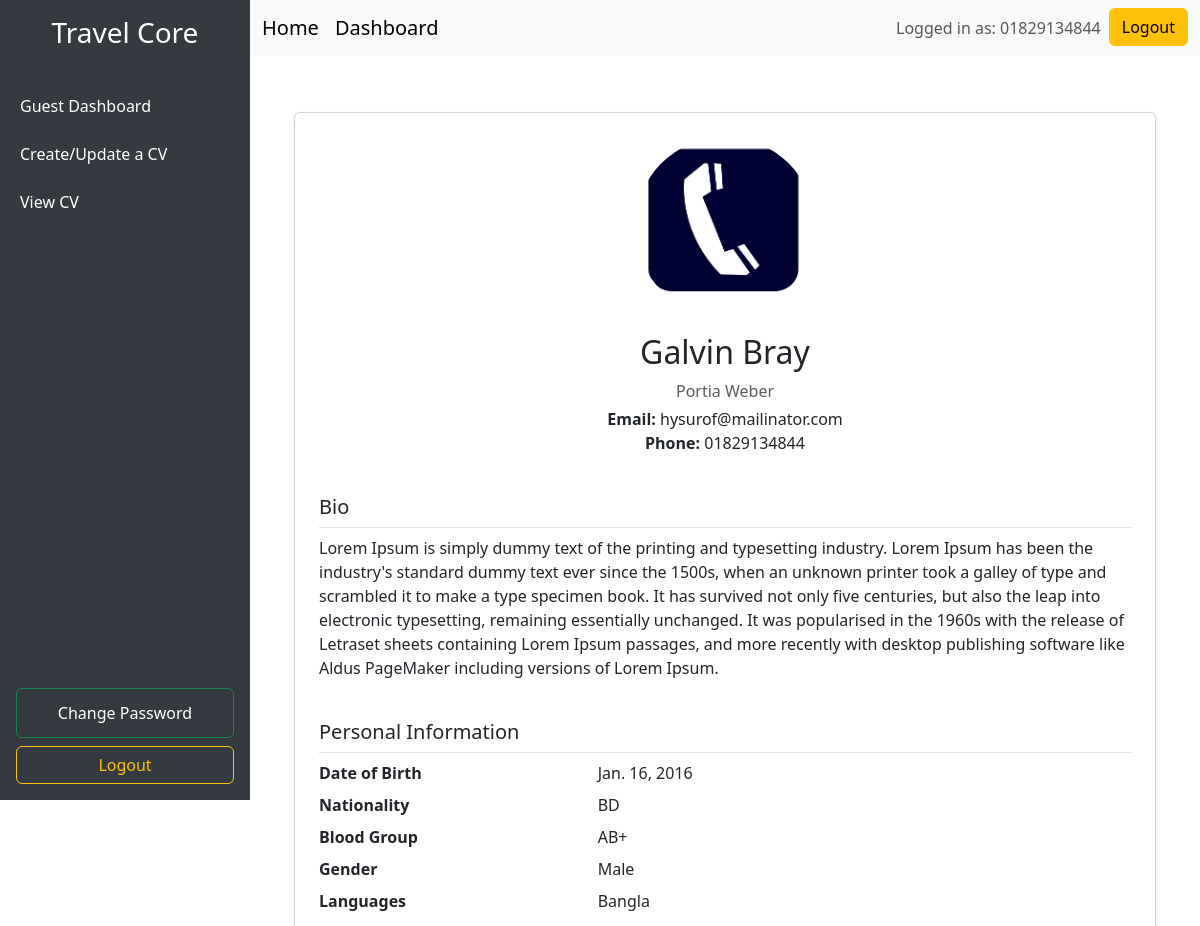
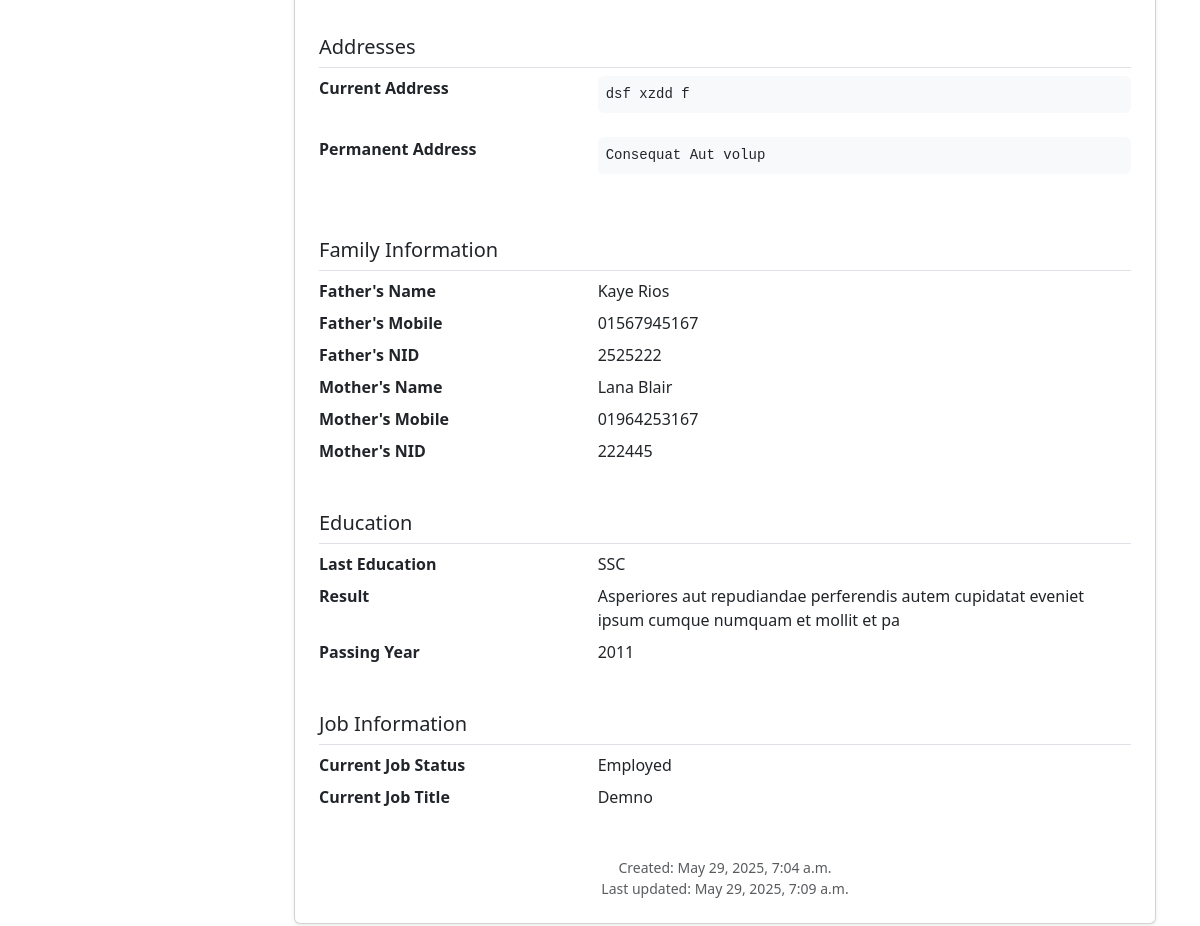
/accounts/guest-cv/ (signed in), run on the app's committed database (2 pictures, top to bottom).
### accounts/models.py (models this page shows, shortened)
class User(AbstractBaseUser, PermissionsMixin):
    phone_number = models.CharField(max_length=15, unique=True)
    is_active = models.BooleanField(default=True)
    is_staff = models.BooleanField(default=False)
    ROLE_CHOICES = (
        ('guest', 'Guest'),
        ('accountant', 'Accountant'),
        ('manager', 'Manager'),
        ('hr', 'HR'),
        ('agent', 'Agent'),
        ('admin', 'Admin'),
    )
    role = models.CharField(max_length=20, choices=ROLE_CHOICES, default='guest')
    otp_code = models.CharField(max_length=6, blank=True, null=True)  # to store OTP temporarily
    otp_created_at = models.DateTimeField(blank=True, null=True)      # timestamp OTP was created
    USERNAME_FIELD = 'phone_number'
    REQUIRED_FIELDS = []
    objects = UserManager()

### clients/models.py (models this page shows, shortened)
class TravelAgencyCV(models.Model):
    BLOOD_GROUP_CHOICES = [
        ('A+', 'A+'), ('A-', 'A-'),
        ('AB+', 'AB+'), ('AB-', 'AB-'),
        ('B+', 'B+'), ('B-', 'B-'),
        ('O+', 'O+'), ('O-', 'O-'),
        ('Other', 'Other'),
    ]
    LANGUAGE_CHOICES = [
        ('English', 'English'),
        ('Bangla', 'Bangla'),
        ('Other', 'Other'),
    ]
    GENDER_CHOICES = [
        ('Male', 'Male'),
        ('Female', 'Female'),
        ('Other', 'Other'),
    ]
    MARRIED_CHOICES = [
        ('Yes', 'Yes'),
        ('No', 'No'),
    ]
    EDUCATION_CHOICES = [
        ('SSC', 'SSC'),
        ('HSC', 'HSC'),
        ('HONOURS', 'Honours'),
        ('Others', 'Others'),
    ]
    JOB_STATUS_CHOICES = [
        ('Unemployed', 'Unemployed'),
        ('Employed', 'Employed'),
        ('Student', 'Student'),
        ('Others', 'Others'),
    ]
    user = models.OneToOneField(settings.AUTH_USER_MODEL, on_delete=models.CASCADE, related_name='cv')
    full_name = models.CharField("Full Name (English)", max_length=200)
    full_name_bn = models.CharField("Full Name (Bangla)", max_length=200, blank=True)
    bio = models.TextField(blank=True, help_text="A brief introduction about yourself")
    blood_group = models.CharField(max_length=10, choices=BLOOD_GROUP_CHOICES, default='Other')
    blood_group_other = models.CharField(max_length=20, blank=True, help_text="If Other, specify here")
    profile_picture = models.ImageField(upload_to='cv_pictures/', null=True, blank=True)
    languages = models.ManyToManyField(Language, blank=True, related_name='cvs')
    language_other = models.CharField(max_length=255, blank=True, help_text="If Other, specify additional languages here")
    email = models.EmailField()
    date_of_birth = models.DateField()
    nationality = models.CharField(max_length=100)
    national_id = models.IntegerField(unique=True, help_text="National ID", blank=True, null=True)
    current_address = models.TextField()
    is_permanent_same_as_current = models.BooleanField(default=False)
    permanent_address = models.TextField(blank=True)
    fathers_name = models.CharField(max_length=200)
    fathers_mobile = models.CharField(max_length=20)
    fathers_nid = models.CharField(max_length=20)
    mothers_name = models.CharField(max_length=200)
    mothers_mobile = models.CharField(max_length=20)
    mothers_nid = models.CharField(max_length=20)
    gender = models.CharField(max_length=10, choices=GENDER_CHOICES, default='Male')
    married = models.CharField(max_length=5, choices=MARRIED_CHOICES, default='No')
    last_education = models.CharField(max_length=20, choices=EDUCATION_CHOICES, default='SSC')
    last_education_other = models.CharField(max_length=100, blank=True, help_text="If Others, specify here")
    last_education_result = models.CharField(max_length=100)
    last_education_passing_year = models.PositiveIntegerField()
    current_job_status = models.CharField(max_length=20, choices=JOB_STATUS_CHOICES, default='Unemployed')
    current_job_status_other = models.CharField(max_length=100, blank=True, help_text="If Others, specify here")
    current_job_title = models.CharField(max_length=200, blank=True)
    created_at = models.DateTimeField(auto_now_add=True)
    updated_at = models.DateTimeField(auto_now=True)

class Language(models.Model):
    name = models.CharField(max_length=100, unique=True)
    def __str__(self):
        return self.name

### accounts/views.py (the view)
# urls.py: path('guest-cv/', views.view_guest_cv, name='guest_cv'),
@login_required
def view_guest_cv(request):
    if request.user.role != 'guest':
        return redirect('home')
    return render(request, 'accounts/guest_cv.html')

### accounts/templates/accounts/guest_cv.html (shortened to what this page needs)
{% extends 'accounts/dashboard.html' %}
{% block content %}
<div class="container my-4">
  <div class="card shadow-sm p-4">
    <div class="text-center mb-4">
      {% if request.user.cv.profile_picture %}
        <img src="{{ request.user.cv.profile_picture.url }}" alt="Profile Picture" class="rounded-circle mb-3" style="width: 180px; height: 180px; object-fit: cover;">
      {% else %}
        <div class="bg-secondary rounded-circle mb-3 d-inline-flex justify-content-center align-items-center" style="width: 180px; height: 180px;">
          <span class="fs-1 text-white">N/A</span>
        </div>
      {% endif %}
      <h2>{{ request.user.cv.full_name }}</h2>
      {% if request.user.cv.full_name_bn %}
      <p class="text-muted mb-1">{{ request.user.cv.full_name_bn }}</p>
      {% endif %}
      <p class="mb-0"><strong>Email:</strong> {{ request.user.cv.email }}</p>
      <p><strong>Phone:</strong> {{ request.user.phone_number }}</p>
    </div>
    {% if request.user.cv.bio %}
    <div class="mb-4">
      <h5 class="border-bottom pb-2">Bio</h5>
      <p>{{ request.user.cv.bio|linebreaksbr }}</p>
    </div>
    {% endif %}
    <div class="mb-4">
      <h5 class="border-bottom pb-2">Personal Information</h5>
      <dl class="row">
        <dt class="col-sm-4">Date of Birth</dt>
        <dd class="col-sm-8">{{ request.user.cv.date_of_birth }}</dd>
        <dt class="col-sm-4">Nationality</dt>
        <dd class="col-sm-8">{{ request.user.cv.nationality }}</dd>
        <dt class="col-sm-4">Blood Group</dt>
        <dd class="col-sm-8">
          {{ request.user.cv.blood_group }}
        </dd>
        <dt class="col-sm-4">Gender</dt>
        <dd class="col-sm-8">{{ request.user.cv.gender }}</dd>
        <dt class="col-sm-4">Languages</dt>
        <dd class="col-sm-8">
          {% if request.user.cv.languages.exists %}
            {{ request.user.cv.languages.all|join:", " }}
          {% else %}
            None
          {% endif %}
        </dd>
      </dl>
    </div>
    <div class="mb-4">
      <h5 class="border-bottom pb-2">Addresses</h5>
      <dl class="row">
        <dt class="col-sm-4">Current Address</dt>
        <dd class="col-sm-8"><pre class="bg-light p-2 rounded">{{ request.user.cv.current_address }}</pre></dd>
        <dt class="col-sm-4">Permanent Address</dt>
        <dd class="col-sm-8"><pre class="bg-light p-2 rounded">{{ request.user.cv.permanent_address }}</pre></dd>
      </dl>
    </div>
    <div class="mb-4">
      <h5 class="border-bottom pb-2">Family Information</h5>
      <dl class="row">
        <dt class="col-sm-4">Father's Name</dt>
        <dd class="col-sm-8">{{ request.user.cv.fathers_name }}</dd>
        <dt class="col-sm-4">Father's Mobile</dt>
        <dd class="col-sm-8">{{ request.user.cv.fathers_mobile }}</dd>
        <dt class="col-sm-4">Father's NID</dt>
        <dd class="col-sm-8">{{ request.user.cv.fathers_nid }}</dd>
        <dt class="col-sm-4">Mother's Name</dt>
        <dd class="col-sm-8">{{ request.user.cv.mothers_name }}</dd>
        <dt class="col-sm-4">Mother's Mobile</dt>
        <dd class="col-sm-8">{{ request.user.cv.mothers_mobile }}</dd>
        <dt class="col-sm-4">Mother's NID</dt>
        <dd class="col-sm-8">{{ request.user.cv.mothers_nid }}</dd>
      </dl>
    </div>
    <div class="mb-4">
      <h5 class="border-bottom pb-2">Education</h5>
      <dl class="row">
        <dt class="col-sm-4">Last Education</dt>
        <dd class="col-sm-8">
          {{ request.user.cv.last_education }}
        </dd>
        <dt class="col-sm-4">Result</dt>
        <dd class="col-sm-8">{{ request.user.cv.last_education_result }}</dd>
        <dt class="col-sm-4">Passing Year</dt>
        <dd class="col-sm-8">{{ request.user.cv.last_education_passing_year }}</dd>
      </dl>
    </div>
    <div class="mb-4">
      <h5 class="border-bottom pb-2">Job Information</h5>
      <dl class="row">
        <dt class="col-sm-4">Current Job Status</dt>
        <dd class="col-sm-8">
          {{ request.user.cv.current_job_status }}
        </dd>
        <dt class="col-sm-4">Current Job Title</dt>
        <dd class="col-sm-8">{{ request.user.cv.current_job_title|default:"-" }}</dd>
      </dl>
    </div>
    <small class="text-muted d-block text-center">
      Created: {{ request.user.cv.created_at|date:"F j, Y, g:i a" }}<br>
      Last updated: {{ request.user.cv.updated_at|date:"F j, Y, g:i a" }}
    </small>
  </div>
</div>
{% endblock %}

### accounts/templates/accounts/dashboard.html (shortened to what this page needs)
{% load crispy_forms_tags %}
{% load django_bootstrap5 %}
<!DOCTYPE html>
<html lang="en">
<head>
    <link href="https://cdn.jsdelivr.net/npm/bootstrap@5.3.0/dist/css/bootstrap.min.css" rel="stylesheet" />
</head>
<body>
<div class="sidebar d-flex flex-column">
    <h3 class="text-center">Travel Core</h3>
    <nav class="nav flex-column mt-4 flex-grow-1">
        <a class="nav-link" href="{% url 'accounts:guest_dashboard' %}">Guest Dashboard</a>
        <a class="nav-link" href="{% url 'clients:guest_cv' %}">Create/Update a CV</a>
        {% if request.user.cv %}
            <a class="nav-link" href="{% url 'accounts:guest_cv' %}">View CV</a>
        {% endif %}
    </nav>
    <div class="mt-auto p-3">
        <a href="{% url 'accounts:guest_change_password' %}" class="btn btn-outline-success w-100">
            Change Password
        </a>
        <form id="logoutForm" action="{% url 'logout' %}" method="post" class="mt-2">
            <button type="submit" class="btn btn-outline-warning w-100">Logout</button>
        </form>
    </div>
</div>
<nav class="navbar navbar-expand-lg navbar-light bg-light navbar-custom">
    <div class="container-fluid">
        <a class="navbar-brand" href="{% url 'home' %}">Home</a>
        <a class="navbar-brand" href="#">Dashboard</a>
        <div class="collapse navbar-collapse" id="navbarNav">
            <ul class="navbar-nav ms-auto">
                <li class="nav-item">
                    <span class="nav-link">Logged in as: {{ request.user.phone_number }}</span>
                </li>
                <li class="nav-item">
                    <form id="logoutForm" action="{% url 'logout' %}" method="post">
                        <button type="submit" class="btn btn-warning">Logout</button>
                    </form>
                </li>
            </ul>
        </div>
    </div>
</nav>
<main class="content">
    {% block content %}{% endblock %}
</main>
</body>
</html>

### accounts/templates/accounts/dashboard.html (style rules this page uses)
body { min-height: 100vh; display: flex; flex-direction: column; }
.sidebar { width: 250px; height: 100vh; position: fixed; top: 0; left: 0; background-color: #343a40; padding-top: 1rem; color: white; }
.sidebar a { color: white; text-decoration: none; display: block; padding: 0.75rem 1.25rem; }
.content { margin-left: 250px; padding: 2rem; flex: 1; }
.navbar-custom { margin-left: 250px; }

### data on the page
User: user.phone_number "01829134844", user.cv.profile_picture (picture), user.cv.full_name "Galvin Bray", user.cv.full_name_bn "Portia Weber", user.cv.email "hysurof@mailinator.com", user.cv.bio "Lorem Ipsum is simply dummy text of the printing and typesetting industry. Lorem Ipsum has been the industry's standard dummy text ever since the 1500s, when an unknown printer took a galley of type and scrambled it to make a type specimen book. It has survived not only five centuries, but also the leap into electronic typesetting, remaining essentially unchanged. It was popularised in the 1960s with the release of Letraset sheets containing Lorem Ipsum passages, and more recently with desktop publishing software like Aldus PageMaker including versions of Lorem Ipsum.", user.cv.date_of_birth "Jan. 16, 2016", user.cv.nationality "BD", user.cv.blood_group "AB+", user.cv.gender "Male", user.cv.languages.all "Bangla", user.cv.current_address "dsf xzdd f", user.cv.permanent_address "Consequat Aut volup", user.cv.fathers_name "Kaye Rios", user.cv.fathers_mobile "01567945167", user.cv.fathers_nid "2525222", user.cv.mothers_name "Lana Blair", user.cv.mothers_mobile "01964253167", user.cv.mothers_nid "222445", user.cv.last_education "SSC", user.cv.last_education_result "Asperiores aut repudiandae perferendis autem cupidatat eveniet ipsum cumque numquam et mollit et pa", user.cv.last_education_passing_year "2011", user.cv.current_job_status "Employed", user.cv.current_job_title "Demno", user.cv.created_at "May 29, 2025, 7:04 a.m.", user.cv.updated_at "May 29, 2025, 7:09 a.m."
